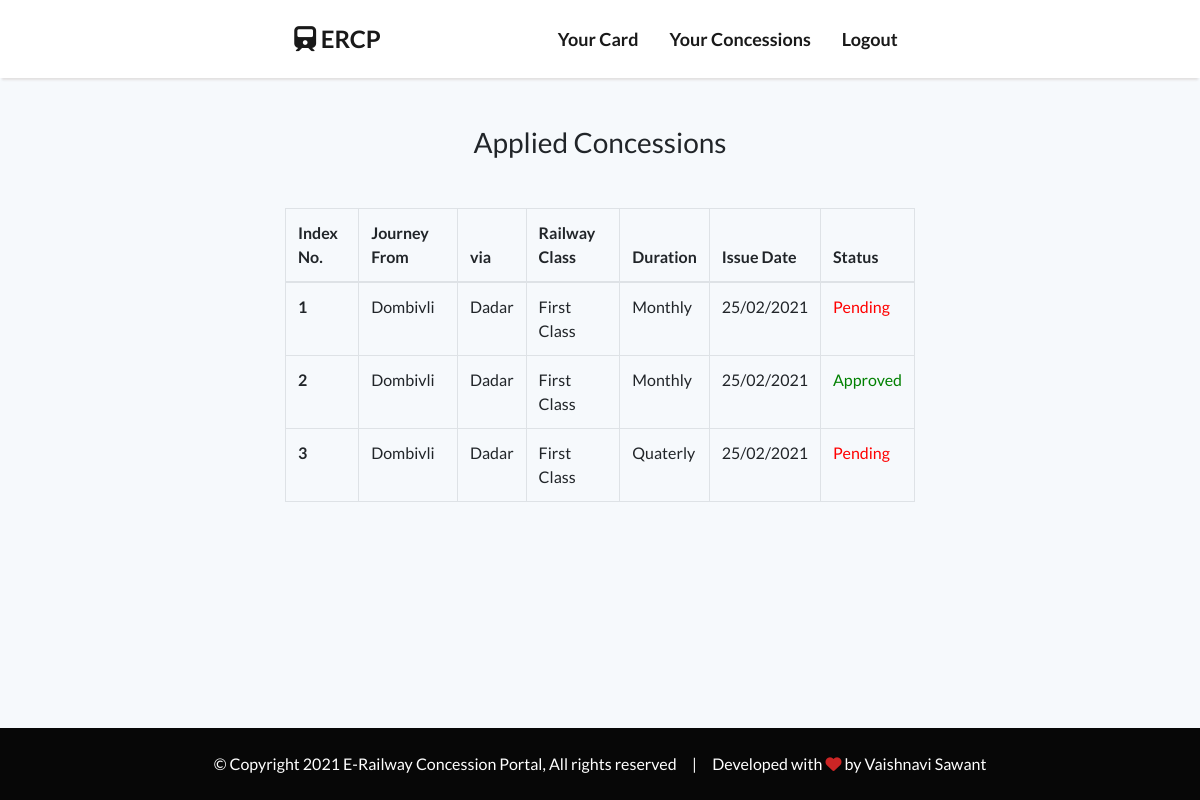
The page /student_concession/ (signed in) on the database as committed earlier.
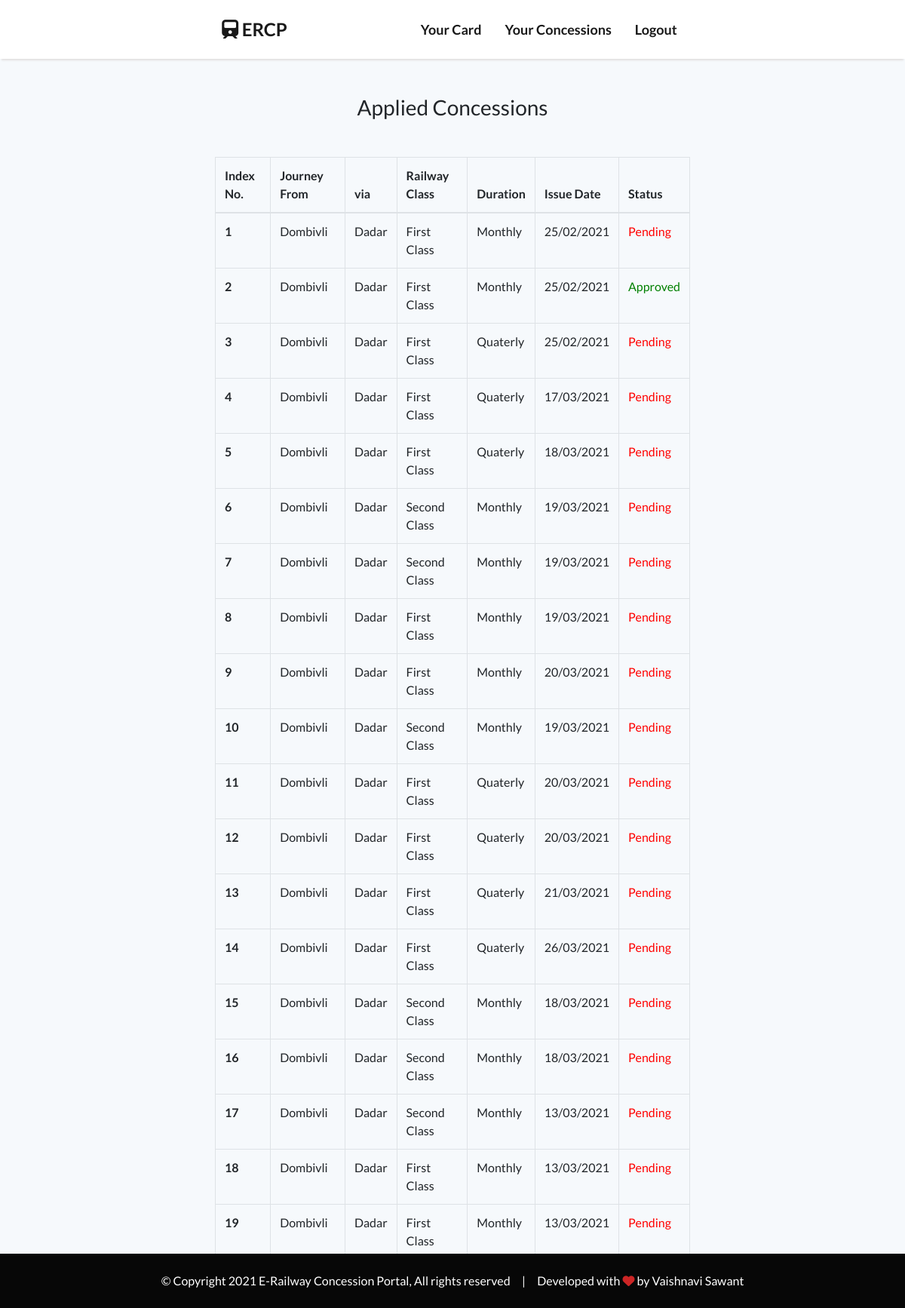
The same page on the database as committed later.
### ERCP_APP/models.py (models this page shows, shortened)
class FormDetail(models.Model):
     user_card = models.ForeignKey(
        to=CardDetail, on_delete=models.CASCADE, null=True, related_name='ucard')
     railway_class = models.CharField(max_length=100, null=False, blank=False, choices=RAILWAY_CLASS)
     duration = models.CharField(max_length=100, null=False, blank=False, choices=DURATION)
     issue_date = models.DateTimeField(default=timezone.now)
     applied_date = models.DateTimeField(default=timezone.now)
     status = models.BooleanField(default=False)

class CardDetail(models.Model):
    user_id = models.ForeignKey(
        to=User, on_delete=models.CASCADE, null=True, related_name='card_details')
    user_name = models.CharField(max_length=200, null=False, blank=False, unique=True)
    category = models.CharField(max_length=100, null=False, blank=False, choices=CATEGORY)
    academic_class = models.CharField(max_length=8, null=False, blank=False)
    roll_no = models.IntegerField(null=False, blank=False, unique=True)
    division = models.IntegerField(null=False, blank=False)
    date_of_birth = models.DateField(null=False, blank=False)
    years = models.IntegerField(null=False, blank=False)
    months = models.IntegerField(null=False, blank=False)
    residential_addr = models.CharField(max_length=755, null=False, blank=False)
    city = models.CharField(max_length=100, null=True, blank=True)
    zip_code = models.IntegerField(null=True, blank=True)
    taluka = models.CharField(max_length=50, null=False, blank=False)
    district = models.CharField(max_length=50, null=False, blank=False)
    state = models.CharField(max_length=50, null=False, blank=False)
    journey_from = models.CharField(max_length=50, null=False, blank=False)
    journey_to = models.CharField(max_length=50, null=False, blank=False, default='Matunga Road')
    via = models.CharField(max_length=50, null=True, blank=True)
    railway_line = models.CharField(max_length=100, null=False, blank=False, choices=RAILWAY_LINE)

### ERCP_APP/views.py (the view)
# urls.py: path('student_concession/',student_concession),
@login_required(login_url='/login/')
def student_concession(request):
      try:
          user_card = CardDetail.objects.get(user_id=request.user)
          concessions = FormDetail.objects.filter(user_card=user_card)
          return render(request, 'ercp_admin/Form/concession.html', {'concessions':concessions})
      except FormDetail.DoesNotExist and CardDetail.DoesNotExist:
          return render(request, "ercp_admin/option.html")
      return None

### ERCP_APP/templates/ercp_admin/Form/concession.html
{% extends 'lognav.html' %}{% load static %} {% block body %}
<div
  class="container table-hover my-5"
  data-aos="fade"
  data-aos-duration="1000"
>
  <h3 class="text-center mb-5">Applied Concessions</h3>
  <div class="table-responsive">
    <table class="table table-bordered">
      <thead>
        <tr>
          <th scope="col">Index No.</th>
          <th scope="col">Journey From</th>
          <th scope="col">via</th>
          <th scope="col">Railway Class</th>
          <th scope="col">Duration</th>
          <th scope="col">Issue Date</th>
          <th scope="col">Status</th>
        </tr>
      </thead>
      <tbody>
        {% for c in concessions %}
        <tr>
          <th scope="row">{{ forloop.counter }}</th>
          <td>{{ c.user_card.journey_from }}</td>
          <td>{{ c.user_card.via }}</td>
          <td>{{ c.railway_class }}</td>
          <td>{{ c.duration }}</td>
          <td>{{ c.issue_date | date:'d/m/Y' }}</td>
          {% if c.status == True %}
          <td style="color: green">Approved</td>
          {% else %}
          <td style="color: red">Pending</td>
          {% endif %}
        </tr>
        {% endfor %}
      </tbody>
    </table>
  </div>
</div>
{% endblock %}

### ERCP_APP/templates/lognav.html (shortened to what this page needs)
{% load static %}
<!DOCTYPE html>
<html lang="en">
  <head>
    <link rel="stylesheet" href="{% static 'css/style.css'%}" />
    <link
      rel="stylesheet"
      href="https://maxcdn.bootstrapcdn.com/bootstrap/4.0.0/css/bootstrap.min.css"
    />
    <link
      href="https://stackpath.bootstrapcdn.com/font-awesome/4.7.0/css/font-awesome.min.css"
      rel="stylesheet"
    />
    <link rel="stylesheet" href="https://unpkg.com/aos@next/dist/aos.css" />
  </head>
  <body style="background-color: #f6f9fc">
    <div class="container-fluid index-navbar" style="background-color: #fff">
      <nav class="navbar navbar-expand-lg navbar-light p-3 mb-5 container">
        <a class="navbar-brand" href="/option/"
          ><i class="fas fa-train train-icon"></i> ERCP</a
        >
        <div class="collapse navbar-collapse" id="navbarSupportedContent">
          <ul class="navbar-nav ml-auto">
            <li class="nav-item active">
              <a class="nav-link" href="/student_card/">Your Card </a>
            </li>
            <li class="nav-item active">
              <a class="nav-link" href="/student_concession/"
                >Your Concessions
              </a>
            </li>
            <li class="nav-item active">
              <a class="nav-link" href="/logout/">Logout</a>
            </li>
          </ul>
        </div>
      </nav>
    </div>
    <div>{% block body %}{% endblock %}</div>
    <div class="footer" style="position: fixed">
      <p class="m-auto">
        © Copyright 2021 E-Railway Concession Portal, All rights reserved
        &nbsp;&nbsp;&nbsp; | &nbsp;&nbsp;&nbsp; Developed with
        <i class="fas fa-heart" style="color: #cc2525"></i> by Vaishnavi Sawant
      </p>
    </div>
  </body>
</html>

### ERCP_APP/static/css/style.css (style rules this page uses)
body { -webkit-background-size: cover; -moz-background-size: cover; background-size: cover; -o-background-size: cover; background-color: #fff; color: #070707; margin-bottom: 150px; font-family: "Lato", sans-serif !important; }
* { margin: 0; padding: 0; list-style: none; text-decoration: none; }
.footer { background-color: #070707; padding: 24px; text-align: center; color: #fff; position: static; left: 0; bottom: 0; width: 100%; }
.container { width: 55% !important; max-width: 95% !important; }
.nav-link { color: #070707; font-weight: bold; font-size: 18px; }
.navbar-brand { color: #070707; font-weight: bold; font-size: 27px !important; }
.navbar-nav li { padding: 0 0 0 15px; }
.navbar-brand:hover, .navbar-nav li { color: #555abf; }
.index-navbar { background: #fff; box-shadow: 0 4px 2px -2px rgba(224, 222, 222, 0.9); }
.navbar-brand { font-size: 24px !important; }
.index-navbar li { font-size: 16px; }
.index-navbar a { color: #070707; }
.train-icon { font-size: 25px; }
.table-responsive { overflow-x: hidden; }

Rows that differ between the two databases and show on the page:
added FormDetail: user_card.journey_from "Dombivli", user_card.via "Dadar", railway_class "First Class", duration "Quaterly", issue_date "17/03/2021", status "Pending"
added FormDetail: user_card.journey_from "Dombivli", user_card.via "Dadar", railway_class "First Class", duration "Quaterly", issue_date "18/03/2021", status "Pending"
added FormDetail: user_card.journey_from "Dombivli", user_card.via "Dadar", railway_class "Second Class", duration "Monthly", issue_date "19/03/2021", status "Pending"
added FormDetail: user_card.journey_from "Dombivli", user_card.via "Dadar", railway_class "Second Class", duration "Monthly", issue_date "19/03/2021", status "Pending"
added FormDetail: user_card.journey_from "Dombivli", user_card.via "Dadar", railway_class "First Class", duration "Monthly", issue_date "19/03/2021", status "Pending"
added FormDetail: user_card.journey_from "Dombivli", user_card.via "Dadar", railway_class "First Class", duration "Monthly", issue_date "20/03/2021", status "Pending"
added FormDetail: user_card.journey_from "Dombivli", user_card.via "Dadar", railway_class "Second Class", duration "Monthly", issue_date "19/03/2021", status "Pending"
added FormDetail: user_card.journey_from "Dombivli", user_card.via "Dadar", railway_class "First Class", duration "Quaterly", issue_date "20/03/2021", status "Pending"
added FormDetail: user_card.journey_from "Dombivli", user_card.via "Dadar", railway_class "First Class", duration "Quaterly", issue_date "20/03/2021", status "Pending"
added FormDetail: user_card.journey_from "Dombivli", user_card.via "Dadar", railway_class "First Class", duration "Quaterly", issue_date "21/03/2021", status "Pending"
added FormDetail: user_card.journey_from "Dombivli", user_card.via "Dadar", railway_class "First Class", duration "Quaterly", issue_date "26/03/2021", status "Pending"
added FormDetail: user_card.journey_from "Dombivli", user_card.via "Dadar", railway_class "Second Class", duration "Monthly", issue_date "18/03/2021", status "Pending"
added FormDetail: user_card.journey_from "Dombivli", user_card.via "Dadar", railway_class "Second Class", duration "Monthly", issue_date "18/03/2021", status "Pending"
added FormDetail: user_card.journey_from "Dombivli", user_card.via "Dadar", railway_class "Second Class", duration "Monthly", issue_date "13/03/2021", status "Pending"
added FormDetail: user_card.journey_from "Dombivli", user_card.via "Dadar", railway_class "First Class", duration "Monthly", issue_date "13/03/2021", status "Pending"
added FormDetail: user_card.journey_from "Dombivli", user_card.via "Dadar", railway_class "First Class", duration "Monthly", issue_date "13/03/2021", status "Pending"
